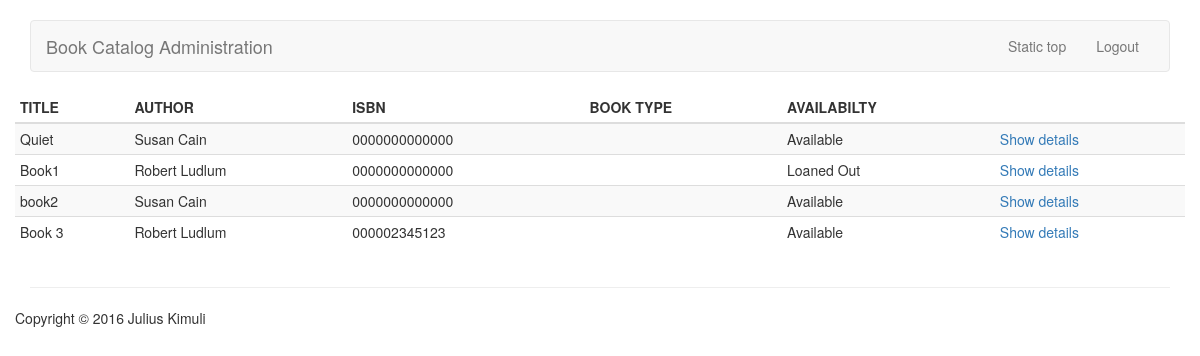
Page /catalog/ on the committed database.
### catalog/models.py (models this page shows, shortened)
class Book(models.Model):
    title = models.CharField(max_length=140)
    author = models.ForeignKey(Author,on_delete=models.SET_NULL,null=True,related_name='author_books')
    summary = models.TextField(max_length=1000,help_text='Enter a brief description of the book')
    isbn = models.CharField('ISBN',max_length=13,help_text='13-character ISBN number for the book',default='0000000000000')
    genres = models.ManyToManyField(Genre,help_text='Select genres for this book',related_name='genre_books')
    is_available = models.BooleanField(default=True,help_text='Availability status of a book',editable=False)
    image = models.ImageField(blank=True,upload_to='book_images/',default='book_images/book.png')
    @property
    def status(self):
        status = ''
        if self.is_available:
            status = 'Available'
        else:
            status = 'Loaned Out'
        return status
    def get_absolute_url(self):
        return reverse('catalog:book_detail', args=[self.id])
    def display_genres(self):
        '''
          Return the genres specified for a given book as a string
        '''
        return ', '.join([genre.name for genre in self.genres.all()])
    display_genres.short_description = 'Genres'

class Author(models.Model):
    first_name = models.CharField(max_length=100)
    last_name = models.CharField(max_length=100)
    def __str__(self):
        return '%s  %s' % (self.first_name,self.last_name)

### catalog/views.py (the view)
# urls.py: path('',views.BookListView.as_view(),name='book_list'),
class BookListView(ListView):
    model = Book
    template_name = 'catalog/book/list.html'
    context_object_name = 'books'
    paginate_by = 10

### catalog/templates/catalog/book/list.html (shortened to what this page needs)
{%extends 'catalog/base.html'%}
{%block content%}
{%if books %}
<table class="table table-condensed table-striped">
  <thead>
    <tr>
      <th>TITLE </th>
      <th>AUTHOR</th>
      <th>ISBN</th>
      <th>BOOK TYPE</th>
      <th>AVAILABILTY</th>
      <th> </th>
    </tr>
  </thead>
  <tbody>
    {% for book in books %}
      <tr>
        <td>{{ book.title }}</td>
        <td>{{ book.author}}</td>
        <td>{{ book.isbn }}</td>
        <td>{{book.type}}</td>
        <td>{{book.status}}</td>
        <td><a href="{{book.get_absolute_url}}"> Show details </a></td>
      </tr>
    {% endfor %}
  </tbody>
</table>
{%else%}
<p> No books yet posted</p>
{%endif%}
{%endblock%}

### catalog/static/css/navbar.css (style rules this page uses)
body { padding-top: 20px; padding-bottom: 20px; }

### rows in the picture
Book: title "Quiet", author "Susan Cain", isbn "0000000000000", status "Available"
Book: title "Book1", author "Robert Ludlum", isbn "0000000000000", status "Loaned Out"
Book: title "book2", author "Susan Cain", isbn "0000000000000", status "Available"
Book: title "Book 3", author "Robert Ludlum", isbn "000002345123", status "Available"
